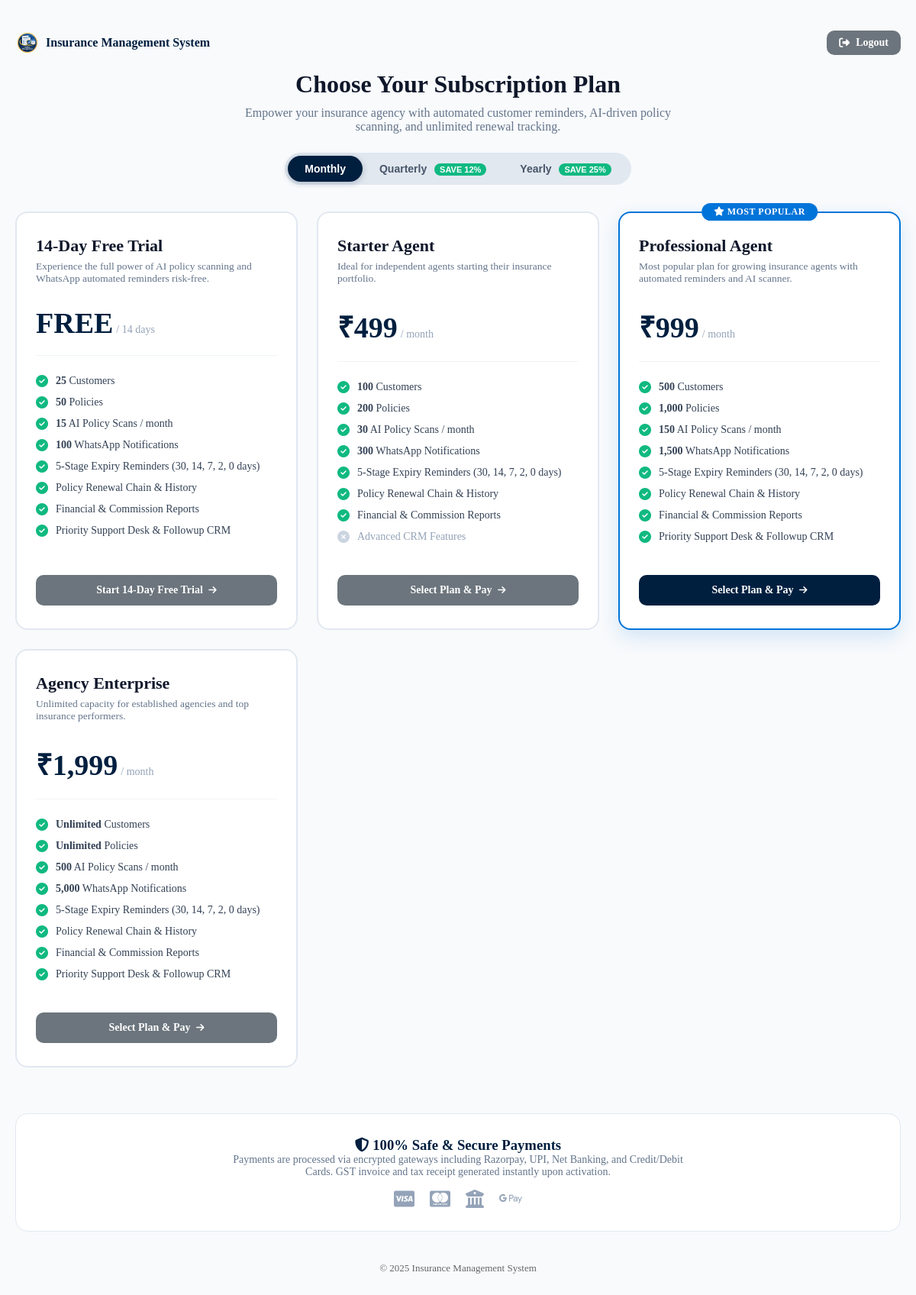
The app's page /agent_plans.php (signed in) with its own data.
### tables this page shows
CREATE TABLE `subscription_plans` (
  `id` BIGINT AUTO_INCREMENT PRIMARY KEY,
  `name` VARCHAR(100) NOT NULL,
  `slug` VARCHAR(100) NOT NULL UNIQUE,
  `description` TEXT NULL,
  `monthly_price` DECIMAL(10,2) NOT NULL DEFAULT 0.00,
  `quarterly_price` DECIMAL(10,2) NOT NULL DEFAULT 0.00,
  `yearly_price` DECIMAL(10,2) NOT NULL DEFAULT 0.00,
  `validity_days` INT NOT NULL DEFAULT 30,
  `max_customers` INT NOT NULL DEFAULT 100,
  `max_policies` INT NOT NULL DEFAULT 200,
  `monthly_ai_scans` INT NOT NULL DEFAULT 50,
  `team_members_limit` INT NOT NULL DEFAULT 1,
  `whatsapp_limit` INT NOT NULL DEFAULT 500,
  `reports_access` BOOLEAN NOT NULL DEFAULT TRUE,
  `advanced_features` BOOLEAN NOT NULL DEFAULT FALSE,
  `is_trial` BOOLEAN NOT NULL DEFAULT FALSE,
  `trial_days` INT NOT NULL DEFAULT 0,
  `is_active` BOOLEAN NOT NULL DEFAULT TRUE,
  `display_order` INT NOT NULL DEFAULT 0,
  `created_at` DATETIME DEFAULT CURRENT_TIMESTAMP,
  `updated_at` DATETIME DEFAULT CURRENT_TIMESTAMP ON UPDATE CURRENT_TIMESTAMP,
  INDEX `idx_plan_slug` (`slug`),
  INDEX `idx_plan_active` (`is_active`)
);

### config.php (called while the page is built, shortened)
<?php
function getDBConnection() {
    try {
        for ($try = 0; ; $try++) {
            try {
                $conn = new mysqli(DB_HOST, DB_USER, DB_PASS, DB_NAME);
                break;
            } catch (mysqli_sql_exception $e) {
                if ($try >= 3 || in_array($e->getCode(), [1044, 1045, 1049], true)) throw $e;
                error_log("DB connect retry " . ($try + 1) . ": " . $e->getMessage());
                usleep([150000, 400000, 900000][$try]);
            }
        }
        $conn->set_charset("utf8mb4");
        return $conn;
    } catch (Throwable $e) {
        error_log("Database error: " . $e->getMessage());
        $msg = htmlspecialchars($e->getMessage());
        die("<div style='font-family:sans-serif;max-width:620px;margin:50px auto;padding:25px;border:1px solid #f5c6cb;background:#f8d7da;color:#721c24;border-radius:8px;box-shadow:0 4px 12px rgba(0,0,0,0.08);'>
            <h3 style='margin-top:0;color:#721c24;'>Database Error</h3>
            <p><strong>Cause:</strong> " . $msg . "</p>
            <p style='font-size:14px;color:#555;'>Please verify your credentials in <code>config.php</code> or initialize your database using <a href='setup.php' style='color:#0d6efd;font-weight:bold;'>setup.php</a>.</p>
        </div>");
    }
}
function getSetting($key, $default = null) {
    try {
        $conn = getDBConnection();
        $stmt = $conn->prepare("SELECT setting_value FROM system_settings WHERE setting_key = ?");
        $stmt->bind_param("s", $key);
        $stmt->execute();
        $result = $stmt->get_result();
        if ($result->num_rows > 0) {
            $row = $result->fetch_assoc();
            $value = $row['setting_value'];
            return $value;
        }
        return $default;
    } catch (Exception $e) {
        error_log("Get setting error: " . $e->getMessage());
        return $default;
    }
}
function agentIdForUser($conn, $uid) {
    static $memo = [];
    $uid = (int)$uid;
    $st = $conn->prepare("SELECT id FROM agents WHERE user_id = ? LIMIT 1");
    $st->bind_param('i', $uid);
    $st->execute();
    $r = $st->get_result()->fetch_row();
    return $memo[$uid] = $r ? (int)$r[0] : null;
}
function getAgentSubscription($conn, $agentId) {
    $aid = (int)$agentId;
    try {
        $stmt = $conn->prepare("SELECT s.*, p.name AS plan_name, p.slug AS plan_slug, p.description AS plan_description,
                                       p.max_customers, p.max_policies, p.monthly_ai_scans, p.whatsapp_limit,
                                       p.reports_access, p.advanced_features, p.team_members_limit,
                                       DATEDIFF(s.expiry_date, CURDATE()) AS days_left
                                FROM subscriptions s
                                JOIN subscription_plans p ON s.plan_id = p.id
                                WHERE s.agent_id = ?
                                ORDER BY (s.status = 'active' AND s.expiry_date >= CURDATE()) DESC, s.id DESC
                                LIMIT 1");
        $stmt->bind_param('i', $aid);
        $stmt->execute();
        $sub = $stmt->get_result()->fetch_assoc();
        if (!$sub) return null;
        $sub['actual_customer_count'] = 0;
        $sub['actual_policy_count'] = 0;
        $sub['is_valid'] = ($sub['status'] === 'active' && (int)($sub['days_left'] ?? 0) >= 0);
        return $sub;
    } catch (\Throwable $e) {
        return null;
    }
}
function getBranding() {
    static $cache = null;
    $defaults = [
        'site_name' => 'Insurance Management System',
        'site_logo' => 'uploads/logos/site_logo.png',
        'currency_symbol' => '₹',
        'site_footer' => ''
    ];
    try {
        $logo = getSetting('site_logo', $defaults['site_logo']);
        $cache = [
            'site_name' => getSetting('site_name', $defaults['site_name']),
            'site_logo' => $logo,
            'currency_symbol' => getSetting('currency_symbol', $defaults['currency_symbol']),
            'site_footer' => getSetting('site_footer', $defaults['site_footer'])
        ];
    } catch (Exception $e) {
        $cache = $defaults;
    }
    return $cache;
}

### agent_plans.php (the view, shortened to what this page needs)
<?php
require_once 'config.php';
$userId = (int)($_SESSION['user_id'] ?? 0);
$conn = getDBConnection();
$branding = getBranding();
$currency = $branding['currency_symbol'] ?? '₹';
$currentSub = null;
try {
    $aid = agentIdForUser($conn, $userId);
    $currentSub = $aid ? getAgentSubscription($conn, $aid) : null;
} catch (Throwable $e) {}
$plans = [];
try {
    $pRes = $conn->query("SELECT * FROM subscription_plans WHERE is_active = 1 ORDER BY display_order ASC, monthly_price ASC");
    if ($pRes) {
        while ($row = $pRes->fetch_assoc()) {
            $plans[] = $row;
        }
    }
} catch (Throwable $e) {}
?>
<!DOCTYPE html>
<html lang="en">
<head>
    <link rel="stylesheet" href="styles.css?v=5.0">
    <link rel="stylesheet" href="https://cdnjs.cloudflare.com/ajax/libs/font-awesome/6.5.1/css/all.min.css">
</head>
<body style="background: #f8fafc; font-family: inherit;">
    <div class="plans-wrapper">
        <div style="display: flex; justify-content: space-between; align-items: center; margin-bottom: 20px;">
            <a href="dashboard.php" style="display: flex; align-items: center; gap: 8px; text-decoration: none; color: #001f3f; font-weight: 600;">
                <img src="<?php echo htmlspecialchars($branding['site_logo']); ?>" alt="" width="32" height="32" onerror="this.src='uploads/logos/site_logo.png'">
                <span><?php echo htmlspecialchars($branding['site_name']); ?></span>
            </a>
            <div>
                <?php if ($currentSub && $currentSub['is_valid']): ?>
                    <a href="dashboard.php" class="btn btn-secondary" style="padding: 8px 16px; border-radius: 6px; text-decoration: none;">
                        <i class="fas fa-arrow-left"></i> Back to Dashboard
                    </a>
                <?php else: ?>
                    <a href="logout.php" class="btn btn-secondary" style="padding: 8px 16px; border-radius: 6px; text-decoration: none;">
                        <i class="fas fa-sign-out-alt"></i> Logout
                    </a>
                <?php endif; ?>
            </div>
        </div>
        <div class="plans-header" id="plans">
            <h1>Choose Your Subscription Plan</h1>
            <p>Empower your insurance agency with automated customer reminders, AI-driven policy scanning, and unlimited renewal tracking.</p>
            <div class="cycle-switcher">
                <button type="button" class="cycle-btn active" onclick="switchCycle('monthly')">Monthly</button>
                <button type="button" class="cycle-btn" onclick="switchCycle('quarterly')">Quarterly <span class="save-tag">SAVE 12%</span></button>
                <button type="button" class="cycle-btn" onclick="switchCycle('yearly')">Yearly <span class="save-tag">SAVE 25%</span></button>
            </div>
        </div>
        <div class="plans-grid">
            <?php foreach ($plans as $p):
                $isPopular = ($p['slug'] === 'professional-agent');
                $isTrial = (bool)$p['is_trial'];
                $isCurrent = ($currentSub && (int)$currentSub['plan_id'] === (int)$p['id'] && $currentSub['is_valid']);
            ?>
            <div class="plan-card <?php echo $isPopular ? 'popular' : ''; ?>">
                <?php if ($isPopular): ?>
                    <span class="popular-badge"><i class="fas fa-star"></i> Most Popular</span>
                <?php endif; ?>
                <div class="plan-title"><?php echo htmlspecialchars($p['name']); ?></div>
                <div class="plan-desc"><?php echo htmlspecialchars($p['description']); ?></div>
                <div class="plan-price-wrap">
                    <?php if ($isTrial): ?>
                        <span class="plan-price">FREE</span>
                        <span class="plan-period">/ <?php echo (int)$p['trial_days']; ?> days</span>
                    <?php else: ?>
                        <div class="price-val" data-monthly="<?php echo (float)$p['monthly_price']; ?>" data-quarterly="<?php echo (float)$p['quarterly_price']; ?>" data-yearly="<?php echo (float)$p['yearly_price']; ?>">
                            <span class="plan-price"><?php echo $currency; ?><span class="amt"><?php echo number_format($p['monthly_price']); ?></span></span>
                            <span class="plan-period">/ month</span>
                        </div>
                    <?php endif; ?>
                </div>
                <ul class="feature-list">
                    <li>
                        <i class="fas fa-check-circle"></i>
                        <span><strong><?php echo (int)$p['max_customers'] > 99999 ? 'Unlimited' : number_format($p['max_customers']); ?></strong> Customers</span>
                    </li>
                    <li>
                        <i class="fas fa-check-circle"></i>
                        <span><strong><?php echo (int)$p['max_policies'] > 99999 ? 'Unlimited' : number_format($p['max_policies']); ?></strong> Policies</span>
                    </li>
                    <li>
                        <i class="fas fa-check-circle"></i>
                        <span><strong><?php echo number_format($p['monthly_ai_scans']); ?></strong> AI Policy Scans / month</span>
                    </li>
                    <li>
                        <i class="fas fa-check-circle"></i>
                        <span><strong><?php echo number_format($p['whatsapp_limit']); ?></strong> WhatsApp Notifications</span>
                    </li>
                    <li>
                        <i class="fas fa-check-circle"></i>
                        <span>5-Stage Expiry Reminders (30, 14, 7, 2, 0 days)</span>
                    </li>
                    <li>
                        <i class="fas fa-check-circle"></i>
                        <span>Policy Renewal Chain & History</span>
                    </li>
                    <li>
                        <?php if ($p['reports_access']): ?>
                            <i class="fas fa-check-circle"></i>
                            <span>Financial & Commission Reports</span>
                        <?php else: ?>
                            <i class="fas fa-times-circle"></i>
                            <span style="color:#94a3b8;">Reports Access</span>
                        <?php endif; ?>
                    </li>
                    <li>
                        <?php if ($p['advanced_features']): ?>
                            <i class="fas fa-check-circle"></i>
                            <span>Priority Support Desk & Followup CRM</span>
                        <?php else: ?>
                            <i class="fas fa-times-circle"></i>
                            <span style="color:#94a3b8;">Advanced CRM Features</span>
                        <?php endif; ?>
                    </li>
                </ul>
                <div style="margin-top: auto;">
                    <?php if ($isCurrent): ?>
                        <button type="button" class="btn btn-secondary btn-block" style="width: 100%; padding: 12px; font-weight: 600;" disabled>
                            <i class="fas fa-check"></i> Current Plan
                        </button>
                    <?php else: ?>
                        <a href="payment_checkout.php?plan_id=<?php echo $p['id']; ?>&cycle=monthly" class="btn <?php echo $isPopular ? 'btn-primary' : 'btn-secondary'; ?> btn-block checkout-link" data-plan-id="<?php echo $p['id']; ?>" style="width: 100%; text-align: center; padding: 12px; font-weight: 600; text-decoration: none; display: block; border-radius: 8px;">
                            <?php echo $isTrial ? 'Start 14-Day Free Trial' : ($isCurrent ? 'Renew Plan' : 'Select Plan & Pay'); ?> <i class="fas fa-arrow-right" style="font-size: 12px; margin-left: 4px;"></i>
                        </a>
                    <?php endif; ?>
                </div>
            </div>
            <?php endforeach; ?>
        </div>
        <div style="margin-top: 60px; background: white; border-radius: 16px; padding: 30px; border: 1px solid #e2e8f0; text-align: center;">
            <h3 style="margin-top: 0; color: #001f3f;"><i class="fas fa-shield-halved"></i> 100% Safe & Secure Payments</h3>
            <p style="color: #64748b; font-size: 14px; max-width: 600px; margin: 0 auto 15px;">
                Payments are processed via encrypted gateways including Razorpay, UPI, Net Banking, and Credit/Debit Cards.
                GST invoice and tax receipt generated instantly upon activation.
            </p>
            <div style="display: flex; justify-content: center; gap: 20px; color: #94a3b8; font-size: 24px;">
                <i class="fab fa-cc-visa"></i>
                <i class="fab fa-cc-mastercard"></i>
                <i class="fas fa-building-columns"></i>
                <i class="fab fa-google-pay"></i>
            </div>
        </div>
        <div class="login-footer" style="margin-top: 40px; text-align: center;">
            <p><?php echo htmlspecialchars($branding['site_footer'] ?: '© ' . date('Y') . ' ' . $branding['site_name']); ?></p>
        </div>
    </div>
</body>
</html>

### agent_plans.php (style rules this page uses)
.plans-wrapper { max-width: 1200px; margin: 40px auto; padding: 0 20px; }
.plans-header { text-align: center; margin-bottom: 35px; }
.plans-header h1 { font-size: 32px; color: #0f172a; margin-bottom: 10px; }
.plans-header p { font-size: 16px; color: #64748b; max-width: 600px; margin: 0 auto; }
.cycle-switcher { display: inline-flex; background: #e2e8f0; padding: 4px; border-radius: 30px; margin-top: 25px; }
.cycle-btn { border: none; background: transparent; padding: 9px 22px; border-radius: 25px; font-weight: 600; font-size: 14px; color: #475569; cursor: pointer; transition: all 0.2s; }
.cycle-btn.active { background: #001f3f; color: #ffffff; box-shadow: 0 2px 8px rgba(0, 31, 63, 0.25); }
.save-tag { background: #10b981; color: white; font-size: 11px; padding: 2px 7px; border-radius: 12px; margin-left: 6px; font-weight: 700; }
.plans-grid { display: grid; grid-template-columns: repeat(auto-fit, minmax(280px, 1fr)); gap: 25px; margin-top: 30px; }
.plan-card { background: #ffffff; border: 2px solid #e2e8f0; border-radius: 16px; padding: 30px 25px; display: flex; flex-direction: column; position: relative; transition: all 0.25s ease; }
.plan-card.popular { border-color: #0074D9; box-shadow: 0 10px 25px rgba(0, 116, 217, 0.15); }
.popular-badge { position: absolute; top: -13px; left: 50%; transform: translateX(-50%); background: #0074D9; color: white; font-size: 12px; font-weight: 700; text-transform: uppercase; letter-spacing: 0.5px; padding: 4px 16px; border-radius: 20px; }
.plan-title { font-size: 22px; font-weight: 700; color: #0f172a; margin-bottom: 6px; }
.plan-desc { font-size: 13.5px; color: #64748b; min-height: 40px; margin-bottom: 20px; }
.plan-price-wrap { margin-bottom: 25px; padding-bottom: 20px; border-bottom: 1px solid #f1f5f9; }
.plan-price { font-size: 38px; font-weight: 800; color: #001f3f; }
.plan-period { font-size: 14px; color: #94a3b8; font-weight: 500; }
.feature-list { list-style: none; padding: 0; margin: 0 0 30px 0; flex-grow: 1; }
.feature-list li { font-size: 14px; color: #334155; margin-bottom: 12px; display: flex; align-items: center; gap: 10px; }
.feature-list li i.fa-check-circle { color: #10b981; font-size: 16px; }
.feature-list li i.fa-times-circle { color: #cbd5e1; font-size: 16px; }

### records on screen
subscription_plans: name "14-Day Free Trial", description "Experience the full power of AI policy scanning and WhatsApp automated reminders risk-free.", trial_days "14", max_customers "25", max_policies "50", monthly_ai_scans "15", whatsapp_limit "100", reports_access 1 (drawn), advanced_features 1 (drawn), is_trial "Start 14-Day Free Trial"
subscription_plans: name "Starter Agent", description "Ideal for independent agents starting their insurance portfolio.", monthly_price "499", max_customers "100", max_policies "200", monthly_ai_scans "30", whatsapp_limit "300", reports_access 1 (drawn), advanced_features 0 (drawn), $p['id'] 1 (drawn), is_trial "Select Plan & Pay"
subscription_plans: shows "MOST POPULAR", name "Professional Agent", description "Most popular plan for growing insurance agents with automated reminders and AI scanner.", monthly_price "999", max_customers "500", max_policies "1,000", monthly_ai_scans "150", whatsapp_limit "1,500", reports_access 1 (drawn), advanced_features 1 (drawn), is_trial "Select Plan & Pay"
subscription_plans: name "Agency Enterprise", description "Unlimited capacity for established agencies and top insurance performers.", monthly_price "1,999", max_customers "Unlimited", max_policies "Unlimited", monthly_ai_scans "500", whatsapp_limit "5,000", reports_access 1 (drawn), advanced_features 1 (drawn), is_trial "Select Plan & Pay"

### other values on screen
$branding['site_name'] "Insurance Management System"
